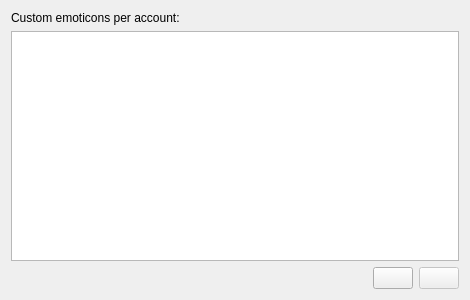
<?xml version="1.0" encoding="UTF-8"?>
<ui version="4.0">
 <class>EmoticonConfig</class>
 <widget class="QWidget" name="EmoticonConfig">
  <property name="geometry">
   <rect>
    <x>0</x>
    <y>0</y>
    <width>470</width>
    <height>300</height>
   </rect>
  </property>
  <property name="windowTitle">
   <string>LatexConfig</string>
  </property>
  <layout class="QVBoxLayout" name="verticalLayout">
   <item>
    <widget class="QLabel" name="label">
     <property name="text">
      <string>Custom emoticons per account:</string>
     </property>
    </widget>
   </item>
   <item>
    <widget class="QListWidget" name="listWidget"/>
   </item>
   <item>
    <layout class="QHBoxLayout" name="horizontalLayout">
     <item>
      <spacer name="horizontalSpacer">
       <property name="orientation">
        <enum>Qt::Horizontal</enum>
       </property>
       <property name="sizeHint" stdset="0">
        <size>
         <width>40</width>
         <height>20</height>
        </size>
       </property>
      </spacer>
     </item>
     <item>
      <widget class="QPushButton" name="addBtn">
       <property name="text">
        <string/>
       </property>
       <property name="icon">
        <iconset theme="list-add">
         <normaloff>../../../kaccounts-integration/src</normaloff>../../../kaccounts-integration/src</iconset>
       </property>
      </widget>
     </item>
     <item>
      <widget class="QPushButton" name="removeBtn">
       <property name="enabled">
        <bool>false</bool>
       </property>
       <property name="text">
        <string/>
       </property>
       <property name="icon">
        <iconset theme="list-remove">
         <normaloff>../../../kaccounts-integration/src</normaloff>../../../kaccounts-integration/src</iconset>
       </property>
      </widget>
     </item>
    </layout>
   </item>
  </layout>
 </widget>
 <resources/>
 <connections/>
</ui>
